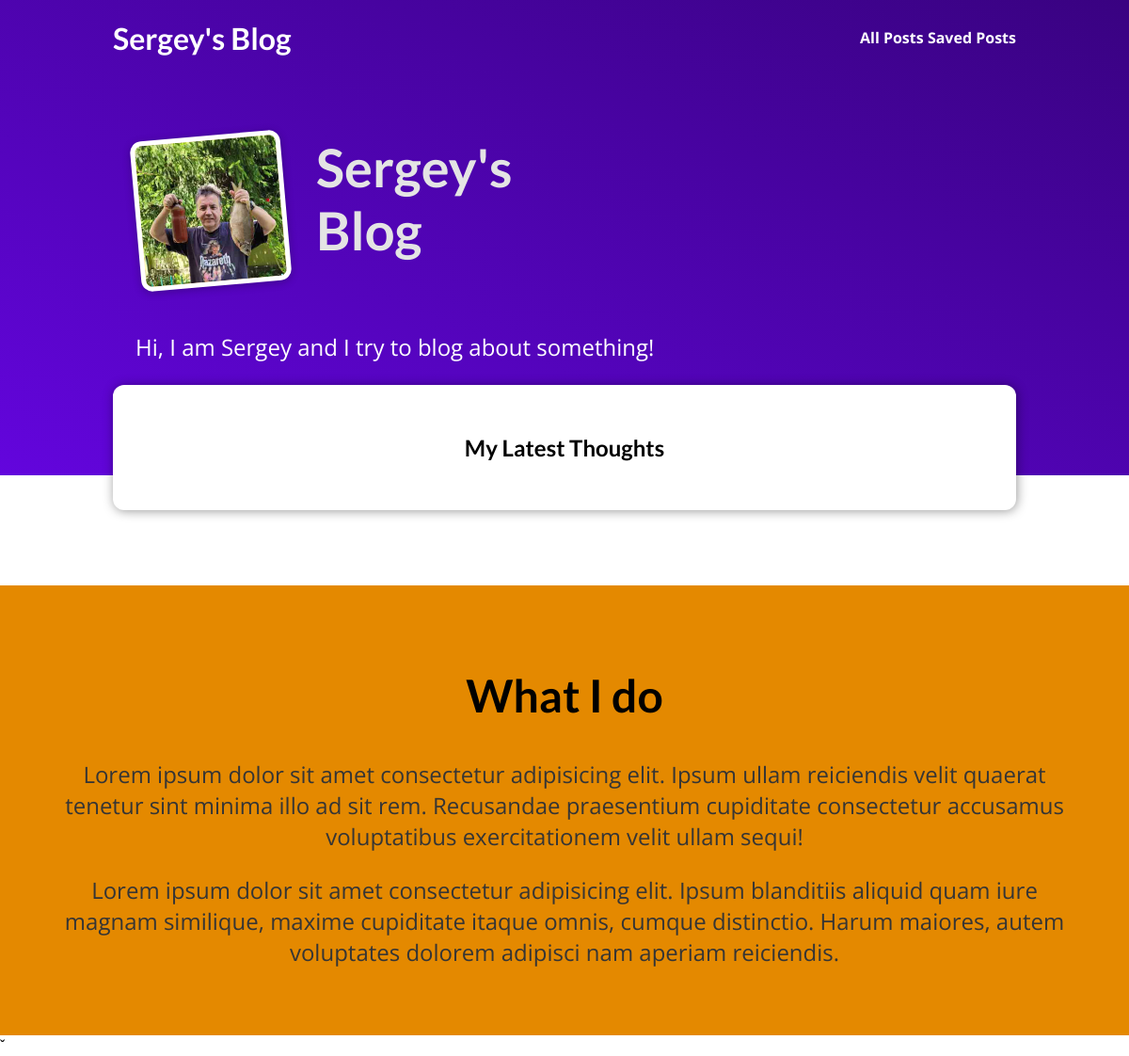
The app's page /, older data.
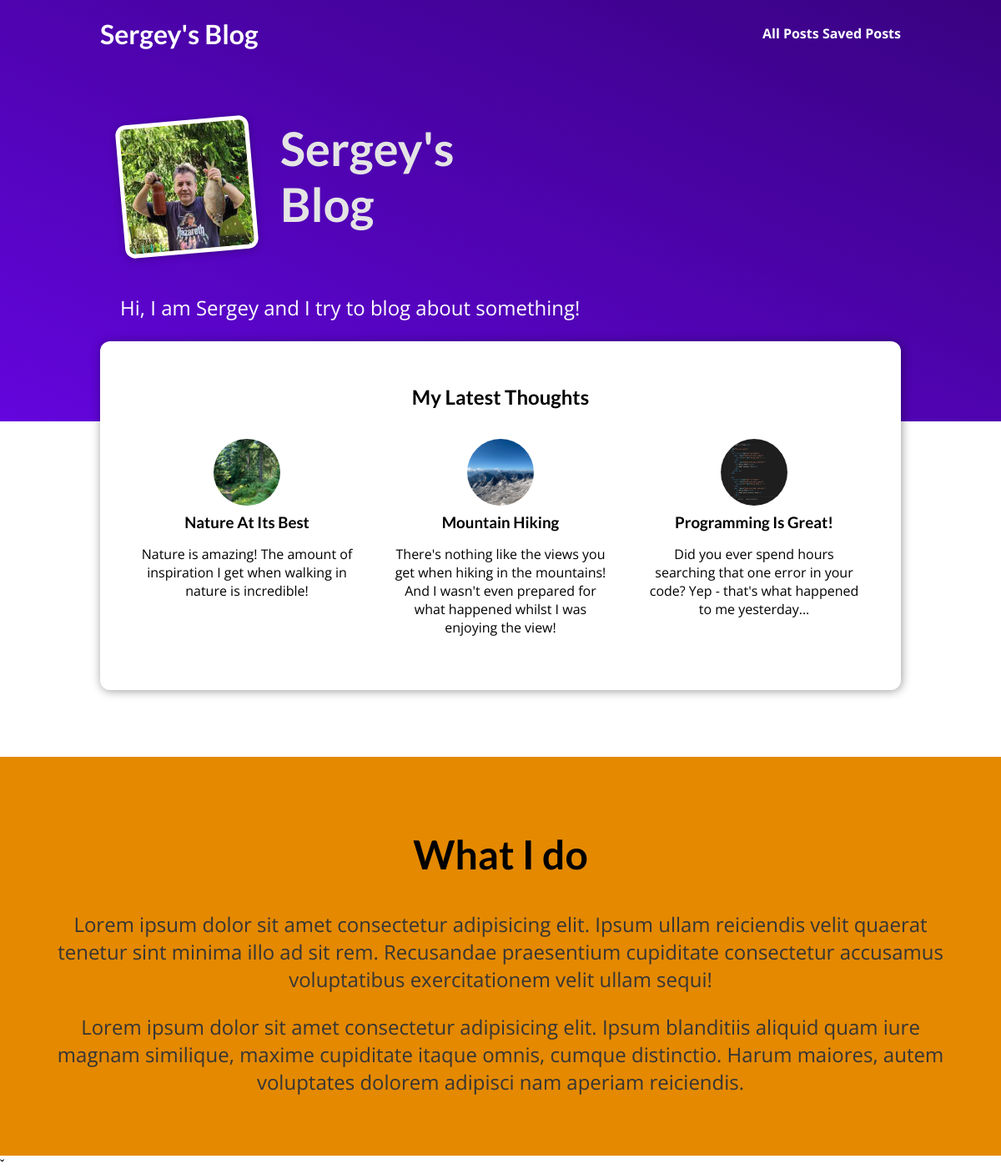
The same page, newer data.
### blog/models.py (models this page shows, shortened)
class Post(models.Model):
    title = models.CharField(max_length=200)
    excerpt = models.CharField(max_length=200)
    image = models.ImageField(upload_to="posts", null=True)
    date = models.DateField(auto_now=True)
    slug = models.SlugField(unique=True, default='',
                            blank=True, null=False, db_index=True)
    content = models.TextField(validators=[MinLengthValidator(10)])
    author = models.ForeignKey(Author, on_delete=models.SET_NULL, null=True, related_name = 'posts')
    tags = models.ManyToManyField(Tag)

### blog/views.py (the view)
# urls.py: path("", views.StartingPageView.as_view(), name="starting-page"),
class StartingPageView(ListView):
    template_name = 'blog/index.html'
    model = Post
    ordering = ["-date"]
    context_object_name = "posts"
    def get_queryset(self) -> QuerySet[Any]:
        queryset = super().get_queryset()
        data = queryset[:3]
        return data

### blog/templates/blog/index.html (shortened to what this page needs)
{% extends "base.html" %}
{% load static %}
{% block css_files %}
<link rel="stylesheet" href="{% static "blog/post.css" %}">
<link rel="stylesheet" href="{% static "blog/index.css" %}">
{% endblock css_files %}
{% block content %}
<section id="welcome">
    <header>
        <img src="{% static "blog/images/serg.jpg" %}" alt="Sergey img">
        <h2>Sergey's Blog</h2>
    </header>
    <p>Hi, I am Sergey and I try to blog about something!</p>
</section>
<section id="latest-posts">
    <h2>My Latest Thoughts</h2>
    <ul>
        {% for post in posts %}
        {% include "blog/includes/post.html" %}
        {% endfor %}
    </ul>
</section>
<section id="about">
    <h2>What I do</h2>
    <p>Lorem ipsum dolor sit amet consectetur adipisicing elit. Ipsum ullam reiciendis velit quaerat tenetur sint minima illo ad sit rem. Recusandae praesentium cupiditate consectetur accusamus voluptatibus exercitationem velit ullam sequi!</p>
    <p>Lorem ipsum dolor sit amet consectetur adipisicing elit. Ipsum blanditiis aliquid quam iure magnam similique, maxime cupiditate itaque omnis, cumque distinctio. Harum maiores, autem voluptates dolorem adipisci nam aperiam reiciendis.</p>
</section>ˇ
{% endblock content %}

### templates/base.html (shortened to what this page needs)
{% load static %}
<!DOCTYPE html>
<html lang="en">
<head>
    <link rel="stylesheet" href="{% static "app.css" %}">
    {% block css_files %}{% endblock css_files %}
</head>
<body>
<header id="main-navigation">
    <h1><a href="{% url "starting-page" %}">Sergey's Blog</a></h1>
    <nav>
        <a href="{% url "posts-page" %}">All Posts</a>
        <a href="{% url "read-later" %}">Saved Posts</a>
    </nav>
</header>
    {% block content %}{% endblock content %}
</body>
</html>

### blog/templates/blog/includes/post.html
{% load static %}
{% block css_files %}
<link rel="stylesheet" href="{% static "blog/post.css" %}">
{% endblock css_files %}
<li>
    <article class="post">
        <a href="{% url "post-detail-page" post.slug %}">
            <img src="{{post.image.url}}" alt="{{post.title}}">
            <div class="post__content">
                <h3>{{post.title}}</h3>
                <p>{{post.excerpt}}</p>
            </div>
        </a>
    </article>
</li>

### static/app.css (style rules this page uses)
* { box-sizing: border-box; }
html { font-family: 'Open Sans', 'Lato', sans-serif; }
body { margin: 0; }
h1, h2, h3 { font-family: 'Lato', sans-serif; font-weight: bold; }
#main-navigation { width: 100%; height: 5rem; display: flex; justify-content: space-between; align-items: center; padding: 0 10%; position: absolute; top: 0; left: 0; }
#main-navigation a { text-decoration: none; color: white; font-weight: bold; }

### blog/static/blog/post.css (style rules this page uses)
.post { display: flex; flex-direction: column; align-items: center; text-align: center; }
.post a { text-decoration: none; color: black; transition: all 0.2s ease; padding: 1rem; }
.post img { width: 5rem; height: 5rem; object-fit: cover; border-radius: 50%; }
.post h3 { margin: 0.25rem 0; }

### blog/static/blog/index.css (style rules this page uses)
#welcome { background: linear-gradient(to right top, #6305dd, #390281); padding: 6rem 12%; }
#welcome header { display: flex; align-items: flex-start; margin: 3rem auto; }
#welcome img { width: 10rem; height: 10rem; object-fit: cover; object-position: top; border: 5px solid white; border-radius: 12px; background-color: #ffe1bf; transform: rotateZ(-5deg); box-shadow: 0 2px 8px rgba(0, 0, 0, 0.25); }
#welcome h2 { font-size: 3.5rem; margin: 0 0 0 2rem; color: #e4e4e4; width: 10rem; }
#welcome p { color: white; font-size: 1.5rem; }
#latest-posts { background-color: white; padding: 2rem; border-radius: 12px; width: 60rem; margin: -6rem auto 2rem auto; box-shadow: 1px 1px 12px rgba(0, 0, 0, 0.4); }
#latest-posts h2 { text-align: center; }
#latest-posts ul { list-style: none; margin: 0; padding: 0; display: flex; gap: 1rem; }
#latest-posts li { flex: 1; }
#about { text-align: center; padding: 3rem; background-color: #e48900; margin-top: 5rem; }
#about h2 { font-size: 3rem; }
#about p { font-size: 1.5rem; color: #353535; }

Row changes from the older to the newer data that the page shows:
added Post: image (picture), title "Nature At Its Best", excerpt "Nature is amazing! The amount of inspiration I get when walking in nature is incredible!"
added Post: image (picture), title "Mountain Hiking", excerpt "There's nothing like the views you get when hiking in the mountains! And I wasn't even prepared for what happened whilst I was enjoying the view!"
added Post: image (picture), title "Programming Is Great!", excerpt "Did you ever spend hours searching that one error in your code? Yep - that's what happened to me yesterday..."
